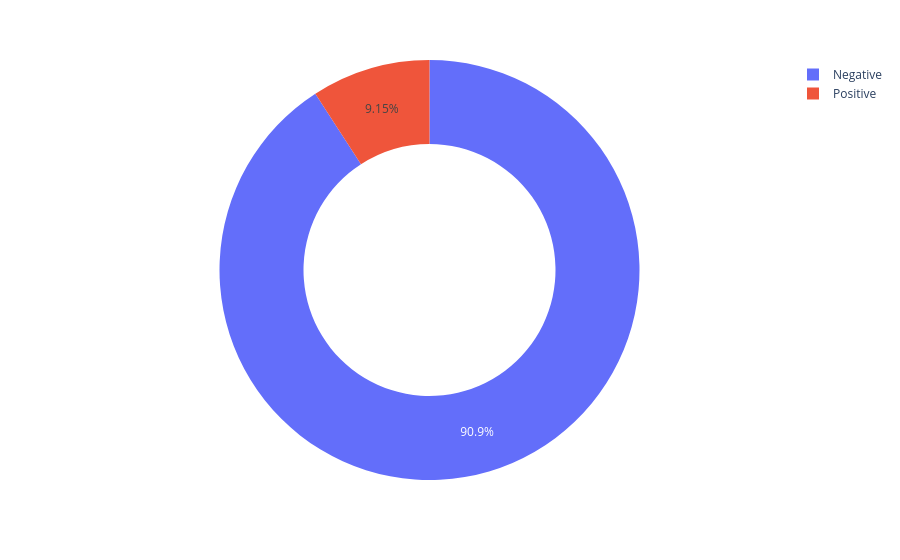

Here is the notebook cell this chart was saved with:
### Code cell
figure = px.pie(
    df,
    names='HER2 status',
    hole=0.60
)
figure.show()

### Figure 1 — Plotly figure (JSON) as saved in the notebook; plotly's stock layout.template omitted (floating-point values rounded to 4 significant figures; data arrays with more than 128 entries replaced by an {"elided": "..."} marker saying what was removed)
{"data": [{"domain": {"x": [0, 1], "y": [0, 1]}, "hole": 0.6, "hovertemplate": "HER2 status=%{label}<extra></extra>", "labels": {"elided": "317 str values"}, "legendgroup": "", "name": "", "showlegend": true, "type": "pie"}], "layout": {"legend": {"tracegroupgap": 0}, "margin": {"t": 60}}}
